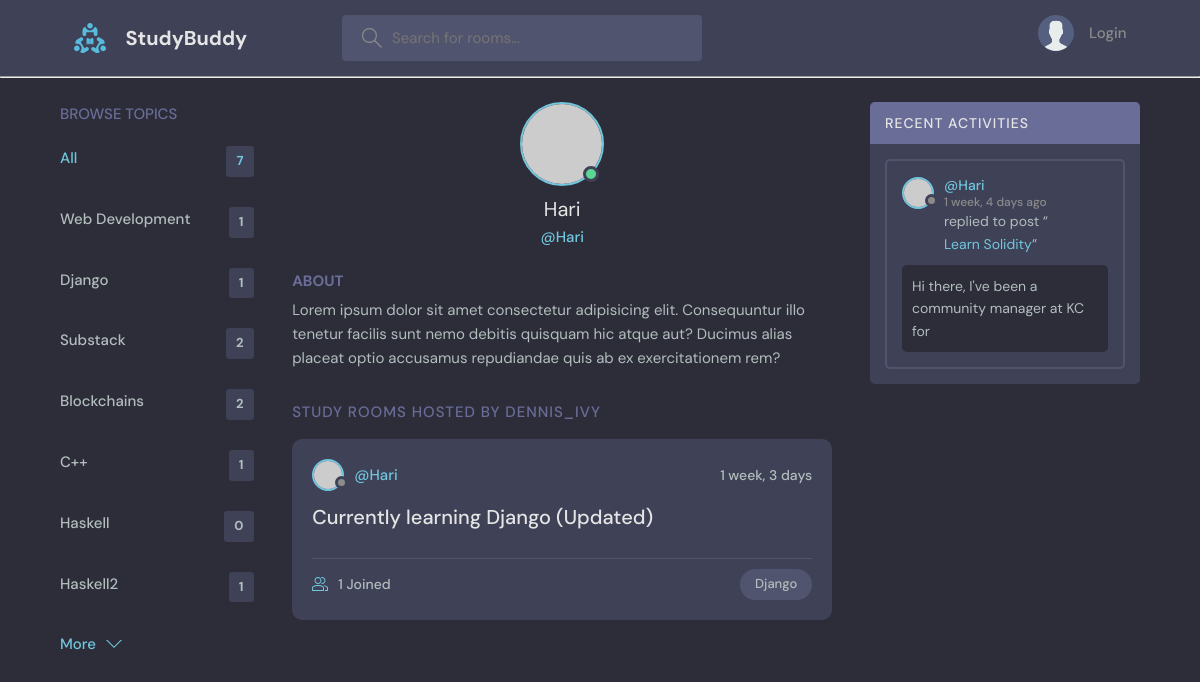
The app's page /profile/2/ with its own data.
### base/models.py (models this page shows, shortened)
class Topic(models.Model):
    name = models.CharField(max_length=200)

class Room(models.Model):
    host  = models.ForeignKey(User, on_delete=models.SET_NULL, null=True)
    topic = models.ForeignKey("Topic", on_delete=models.SET_NULL, null=True) # Topic as a string since it's written below the Room class
    name = models.CharField(max_length=200)
    description = models.TextField(null=True, blank=True) # field can be blank
    participants = models.ManyToManyField(User, related_name = "participants", blank = True)
    updated = models.DateTimeField(auto_now=True) # take timestamp every time save is hit on the item
    created = models.DateTimeField(auto_now_add=True) # take timestamp when save is hit the first time i.e during creation
    class Meta:
        ordering = ["-updated", "-created"]
    def __str__(self):
        return self.name

class Message(models.Model):
    user = models.ForeignKey(User, on_delete=models.CASCADE)
    room = models.ForeignKey(Room, on_delete=models.CASCADE)
    body = models.TextField()
    updated = models.DateTimeField(auto_now=True)
    created = models.DateTimeField(auto_now_add=True)
    class Meta:
        ordering = ["-updated", "-created"]
    def __str__(self):
        message_preview = self.body[0:50]
        return message_preview

### base/views.py (the view)
# urls.py: path("profile/<str:pk>/", views.user_profile, name="user-profile"),
def user_profile(request, pk):
    user = User.objects.get(id=pk)
    rooms = user.room_set.all()
    room_messages = user.message_set.all()
    topics = Topic.objects.all()
    context = {"user": user, "rooms": rooms, "room_messages": room_messages, "topics": topics}
    return render(request, "base/profile.html", context)

### base/templates/base/profile.html (shortened to what this page needs)
{% extends "main.html" %}
{% block content %}
  <main class="profile-page layout layout--3">
    <div class="container">
      {% include "base/topics_component.html" %}
      <div class="roomList">
        <div class="profile">
          <div class="profile__avatar">
            <div class="avatar avatar--large active">
              <img src="https://randomuser.me/api/portraits/men/11.jpg" />
            </div>
          </div>
          <div class="profile__info">
            <h3>{{ user.username }}</h3>
            <p>@{{ user.username }}</p>
          </div>
          <div class="profile__about">
            <h3>About</h3>
            <p>
              Lorem ipsum dolor sit amet consectetur adipisicing elit. Consequuntur illo tenetur
              facilis sunt nemo debitis quisquam hic atque aut? Ducimus alias placeat optio
              accusamus repudiandae quis ab ex exercitationem rem?
            </p>
          </div>
        </div>
        <div class="roomList__header">
          <div>
            <h2>Study Rooms Hosted by dennis_ivy</a>
            </h2>
          </div>
        </div>
        {% include "base/feed_component.html" %}
      </div>
      {% include "base/activity_component.html" %}
    </div>
  </main>
{% endblock content %}

### base/templates/base/topics_component.html
<div class="topics">
    <div class="topics__header">
      <h2>Browse Topics</h2>
    </div>
    <ul class="topics__list">
      <li>
        <a href="{% url 'home' %}" class="active">All <span>{{topics.count}}</span></a>
      </li>
      {% for topic in topics %}
      <li>
        <a href="{% url 'home' %}?q={{topic.name}}">{{topic.name}} <span>{{topic.room_set.all.count}}</span></a>
      </li>
      {% endfor %}
    </ul>
    <a class="btn btn--link" href="topics.html">
      More
      <svg version="1.1" xmlns="http://www.w3.org/2000/svg" width="32" height="32" viewBox="0 0 32 32">
        <title>chevron-down</title>
        <path d="M16 21l-13-13h-3l16 16 16-16h-3l-13 13z"></path>
      </svg>
    </a>
  </div>

### base/templates/base/feed_component.html (shortened to what this page needs)
{% for room in rooms %}
<div class="roomListRoom">
    <div class="roomListRoom__header">
      <a href="{% url 'user-profile' room.host.id %}" class="roomListRoom__author">
        <div class="avatar avatar--small">
          <img src="https://randomuser.me/api/portraits/women/11.jpg" />
        </div>
        <span>@{{room.host.username}}</span>
      </a>
      <div class="roomListRoom__actions">
        <span>{{ room.created | timesince }}</span>
      </div>
    </div>
    <div class="roomListRoom__content">
      <a href="{% url 'room' room.id %} ">{{ room.name }}</a>
    </div>
    <div class="roomListRoom__meta">
      <a href="{% url 'room' room.id %}" class="roomListRoom__joined">
        {{room.participants.all.count}} Joined
      </a>
      <p class="roomListRoom__topic">{{room.topic.name}}</p>
    </div>
  </div>
{% endfor %}

### base/templates/base/activity_component.html (shortened to what this page needs)
<div class="activities">
    <div class="activities__header">
      <h2>Recent Activities</h2>
    </div>
    {% for message in room_messages %}
    <div class="activities__box">
      <div class="activities__boxHeader roomListRoom__header">
        <a href="{% url 'user-profile' message.user.id %}" class="roomListRoom__author">
          <div class="avatar avatar--small">
            <img src="https://randomuser.me/api/portraits/women/11.jpg" />
          </div>
          <p>
            @{{ message.user }}
            <span>{{ message.created | timesince }} ago</span>
          </p>
        </a>
      </div>
      <div class="activities__boxContent">
        <p>replied to post “<a href="{% url 'room' message.room.id %}">{{ message.room}}</a>”</p>
        <div class="activities__boxRoomContent">
          {{ message}}
        </div>
      </div>
    </div>
    {% endfor %}
  </div>

### records on screen
Topic: name "Web Development", room_set.all.count "1"
Topic: name "Django", room_set.all.count "1"
Topic: name "Substack", room_set.all.count "2"
Topic: name "Blockchains", room_set.all.count "2"
Topic: name "C++", room_set.all.count "1"
Topic: name "Haskell", room_set.all.count "0"
Topic: name "Haskell2", room_set.all.count "1"
Room: host.username "Hari", created "1 week, 3 days", name "Currently learning Django (Updated)", participants.all.count "1", topic.name "Django"
Message: user "Hari", created "1 week, 4 days", room "Learn Solidity", body "Hi there, I've been a community manager at KC for"

### other values on screen
{{ topics.count }} "7"
{{ user.username }} "Hari"
